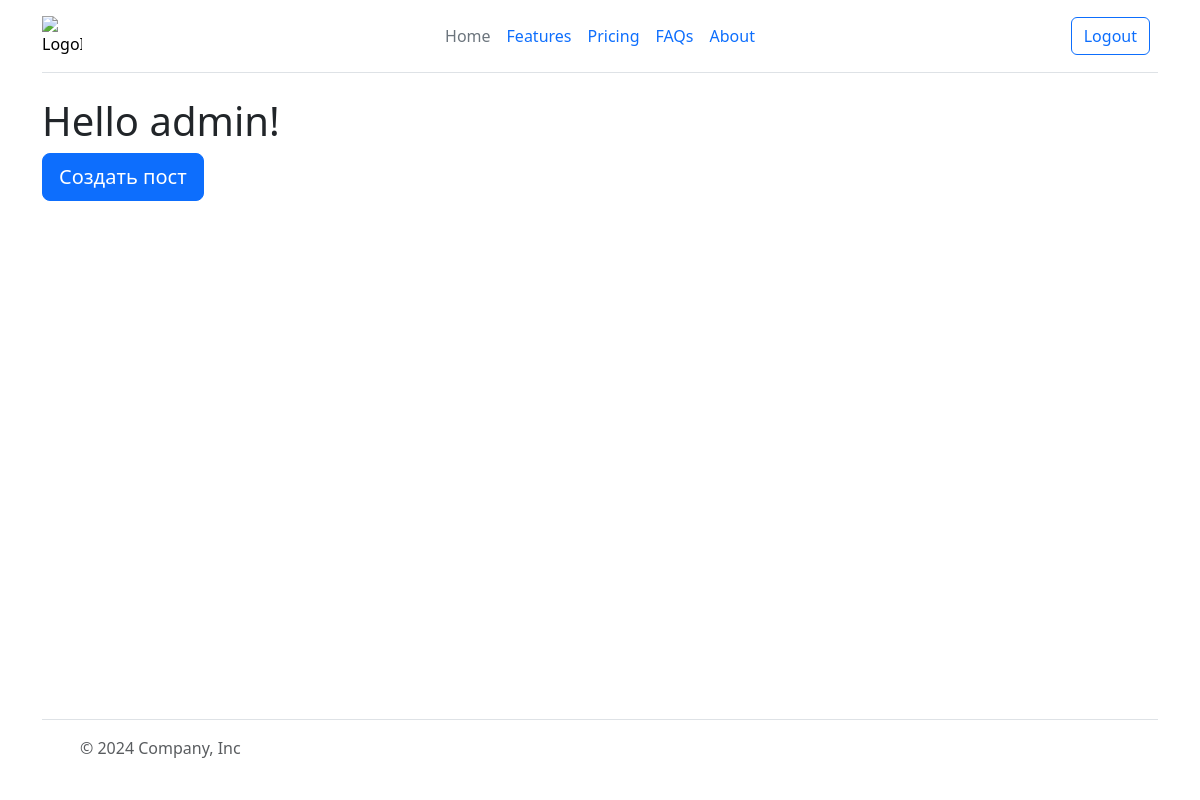
The app's page / (signed in), older data.
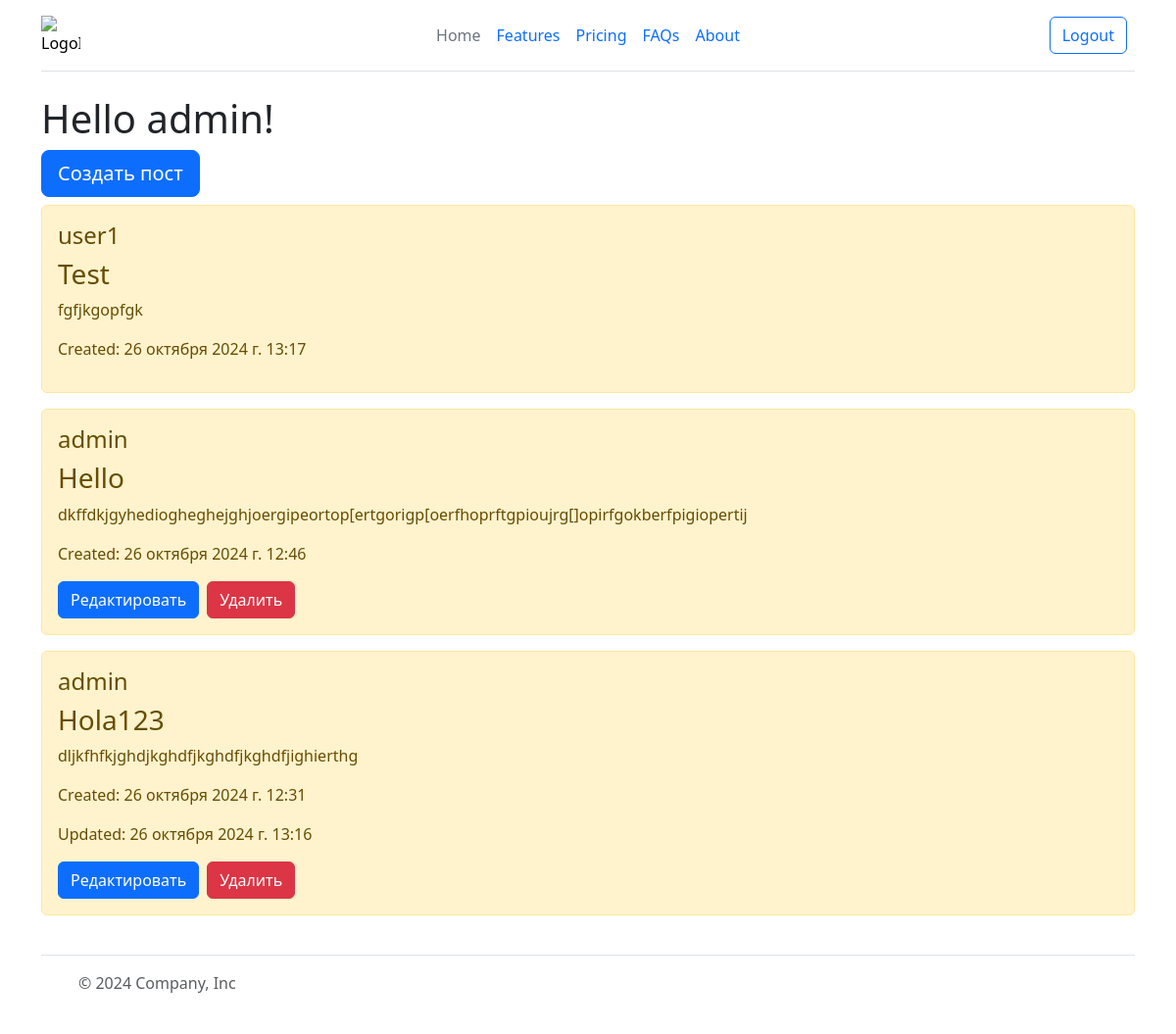
The same page, newer data.
### main/models.py (models this page shows, shortened)
class Post(models.Model):
    author = models.ForeignKey(User, on_delete=models.CASCADE)
    title = models.CharField(max_length=200)
    content = models.TextField()
    created_at = models.DateTimeField(auto_now_add=True)
    updated_at = models.DateTimeField(auto_now=True)

### main/views.py (the view)
# urls.py: path('', views.index, name='home'),
def index(request):
    posts = Post.objects.order_by('-created_at')
    context = {
        'posts': posts
    }
    return render(request, 'main/index.html', context)

### main/templates/main/index.html (shortened to what this page needs)
{% extends 'main/base.html' %}
{% block content %}
<h1>Hello {{ user.username|default:'Guest' }}!</h1>
{% if user.is_authenticated %}
<a href="{% url 'create_post' %}" class="btn btn-primary btn-lg">Создать пост</a>
    {% for el in posts %}
        <div class="alert alert-warning mt-2">
            <h4>{{ el.author }}</h4>
            <h3>{{ el.title }}</h3>
            <p>{{ el.content }}</p>
            <p>Created: {{ el.created_at }}</p>
            {% if el.updated_at != el.created_at %}
                <p>Updated: {{ el.updated_at }}</p>
            {% endif %}
            {% if el.author == user %}
                <div class="d-flex align-items-center">
                    <a href="{% url 'edit_post' el.id %}" class="btn btn-primary">Редактировать</a>
                    <form method="post" action="{% url 'delete_post' el.id %}">
                        <button type="submit" class="btn btn-danger mx-2" id="deleteButton">Удалить</button>
                    </form>
                </div>
            {% endif %}
        </div>
    {% endfor %}
{% else %}
<p>Чтобы увидеть список постов, войдите в аккаунт.</p>
{% endif %}
{% endblock %}

### main/templates/main/base.html (shortened to what this page needs)
<!doctype html>
{% load static %}
<html lang="ru">
<head>
    <link rel="stylesheet" href="{% static 'style/index.css' %}">
    <link rel="stylesheet" href="https://cdn.jsdelivr.net/npm/bootstrap@5.3.3/dist/css/bootstrap.min.css">
</head>
<body>
    <div class="container">
        <header class="d-flex flex-wrap align-items-center justify-content-center justify-content-md-between py-3 mb-4 border-bottom">
            <div class="col-md-3 mb-2 mb-md-0">
                    <a href="/" class="d-inline-flex link-body-emphasis text-decoration-none">
                        <img src="{% static 'img/logo.jpg' %}" alt="LogoImg" class="bi" width="40" role="img">
                    </a>
            </div>
            <ul class="nav col-12 col-md-auto mb-2 justify-content-center mb-md-0">
                <li><a href="{% url 'home' %}" class="nav-link px-2 link-secondary">Home</a></li>
                <li><a href="#" class="nav-link px-2">Features</a></li>
                <li><a href="#" class="nav-link px-2">Pricing</a></li>
                <li><a href="#" class="nav-link px-2">FAQs</a></li>
                <li><a href="{% url 'about' %}" class="nav-link px-2">About</a></li>
            </ul>
            <div class="col-md-3 text-end">
                {% if user.is_authenticated %}
                    <a href="{% url 'logout' %}"><button type="button" class="btn btn-outline-primary me-2">Logout</button></a>
                {% else %}
                    <a href="{% url 'login' %}"><button type="button" class="btn btn-outline-primary me-2">Login</button></a>
                    <a href="{% url 'registration' %}"><button type="button" class="btn btn-primary">Sign-up</button></a>
                {% endif %}
            </div>
        </header>
    </div>
    <div class="container">
        <main>
            {% block content %} {% endblock %}
        </main>
    </div>
    <div class="container">
        <footer class="d-flex flex-wrap justify-content-between align-items-center py-3 my-4 border-top">
            <div class="col-md-4 d-flex align-items-center">
                <a href="/" class="mb-3 me-2 mb-md-0 text-body-secondary text-decoration-none lh-1">
                    <svg class="bi" width="30" height="24"><use xlink:href="#bootstrap"></use></svg>
                </a>
                <span class="mb-3 mb-md-0 text-body-secondary">© 2024 Company, Inc</span>
            </div>
        </footer>
    </div>
</body>
</html>

### main/static/style/index.css (style rules this page uses)
html { height: 100%; }
body { margin: 0; color: #fff; min-height: 100%; display: grid; grid-template-rows: auto 1fr auto; }

Row changes from the older to the newer data that the page shows:
added Post: author "user1", title "Test", content "fgfjkgopfgk", created_at "26 октября 2024 г. 13:17"
added Post: author "admin", title "Hello", content "dkffdkjgyhediogheghejghjoergipeortop[ertgorigp[oerfhoprftgpioujrg[]opirfgokberfpigiopertij", created_at "26 октября 2024 г. 12:46", shows "Редактировать"
added Post: author "admin", title "Hola123", content "dljkfhfkjghdjkghdfjkghdfjkghdfjighierthg", created_at "26 октября 2024 г. 12:31", updated_at "26 октября 2024 г. 13:16", shows "Редактировать"
